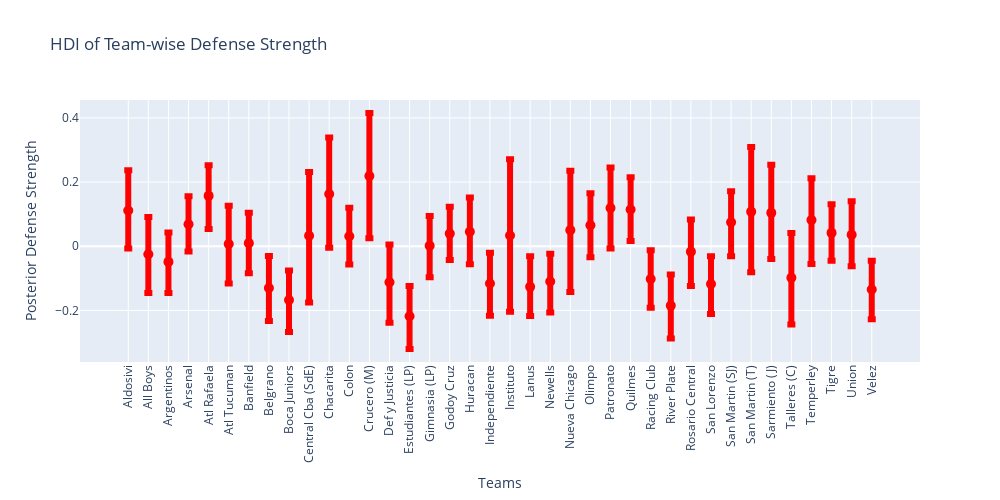

Write notebook code for a chart like this one.
### Code cell
import plotly.graph_objects as go

# Prepare data
df_plot = pd.DataFrame({
    "Team": teams,
    "Median": trace.posterior["defs"].median(dim=("chain", "draw")).values,
    "Lower": trace_hdi["defs"].sel(hdi="lower").values,
    "Upper": trace_hdi["defs"].sel(hdi="higher").values
})

# Create figure
fig = go.Figure()

# Add HDI error bars as line segments
fig.add_trace(go.Scatter(
    x=df_plot["Team"],
    y=df_plot["Median"],
    mode='markers',
    marker=dict(size=10, color='red'),
    error_y=dict(
        type='data',
        symmetric=False,
        array=df_plot["Upper"] - df_plot["Median"],
        arrayminus=df_plot["Median"] - df_plot["Lower"],
        thickness=6,
        color='red',
    ),
    name="Defense Strength"
))

# Update layout
fig.update_layout(
    title="HDI of Team-wise Defense Strength",
    xaxis_title="Teams",
    yaxis_title="Posterior Defense Strength",
    xaxis_tickangle=-90,
    width=1000,
    height=500
)

fig.show()

### Figure 1 — Plotly figure (JSON) as saved in the notebook; plotly's stock layout.template omitted (floating-point values rounded to 4 significant figures)
{"data": [{"error_y": {"array": [0.1251, 0.1163, 0.09178, 0.08774, 0.09528, 0.1196, 0.0947, 0.09926, 0.09207, 0.1982, 0.176, 0.08852, 0.1962, 0.1179, 0.09397, 0.09283, 0.08366, 0.1063, 0.09624, 0.2381, 0.09568, 0.08657, 0.1854, 0.09932, 0.1265, 0.1002, 0.08911, 0.09728, 0.1003, 0.08659, 0.09642, 0.2011, 0.1501, 0.1394, 0.13, 0.08904, 0.1045, 0.09001], "arrayminus": [0.1188, 0.1206, 0.09695, 0.08503, 0.1032, 0.123, 0.09353, 0.1034, 0.09972, 0.2079, 0.1676, 0.08823, 0.1934, 0.1264, 0.102, 0.09835, 0.08267, 0.1012, 0.1002, 0.2375, 0.09102, 0.09692, 0.1925, 0.09993, 0.1262, 0.09843, 0.08987, 0.1024, 0.1068, 0.09388, 0.1062, 0.1892, 0.1436, 0.1458, 0.1368, 0.08649, 0.098, 0.09263], "color": "red", "symmetric": false, "thickness": 6, "type": "data"}, "marker": {"color": "red", "size": 10}, "mode": "markers", "name": "Defense Strength", "type": "scatter", "x": ["Aldosivi", "All Boys", "Argentinos", "Arsenal", "Atl Rafaela", "Atl Tucuman", "Banfield", "Belgrano", "Boca Juniors", "Central Cba (SdE)", "Chacarita", "Colon", "Crucero (M)", "Def y Justicia", "Estudiantes (LP)", "Gimnasia (LP)", "Godoy Cruz", "Huracan", "Independiente", "Instituto", "Lanus", "Newells", "Nueva Chicago", "Olimpo", "Patronato", "Quilmes", "Racing Club", "River Plate", "Rosario Central", "San Lorenzo", "San Martin (SJ)", "San Martin (T)", "Sarmiento (J)", "Talleres (C)", "Temperley", "Tigre", "Union", "Velez"], "y": [0.1116, -0.02488, -0.04878, 0.06843, 0.1569, 0.006987, 0.009697, -0.1298, -0.1674, 0.03285, 0.1629, 0.03129, 0.2187, -0.1122, -0.2178, 0.001422, 0.03947, 0.04539, -0.1162, 0.03328, -0.1265, -0.1098, 0.05022, 0.0657, 0.1191, 0.1147, -0.1018, -0.1849, -0.01673, -0.1175, 0.07483, 0.1079, 0.1041, -0.09835, 0.08179, 0.0416, 0.03602, -0.1348]}], "layout": {"height": 500, "title": {"text": "HDI of Team-wise Defense Strength"}, "width": 1000, "xaxis": {"tickangle": -90, "title": {"text": "Teams"}}, "yaxis": {"title": {"text": "Posterior Defense Strength"}}}}
